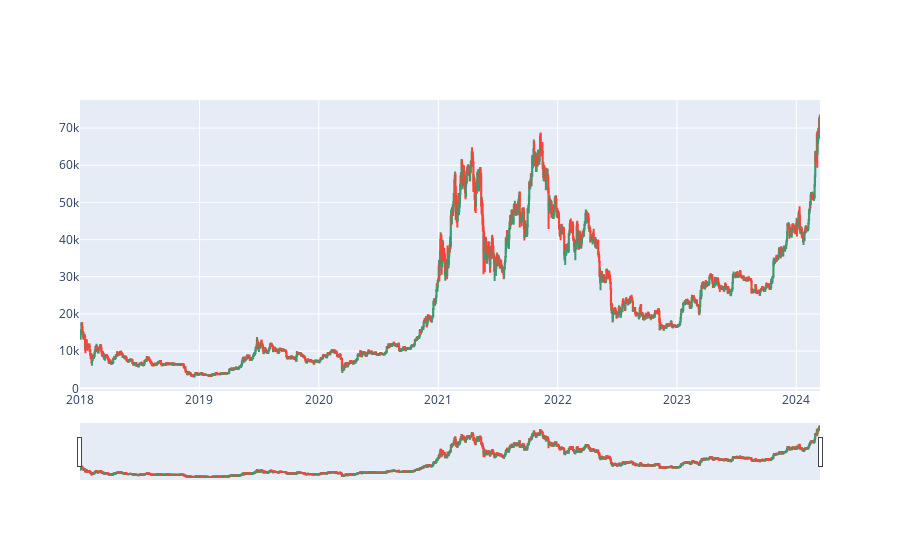

The code cell stored with this chart in its notebook:
### Code cell
# Declarar la figura
fig = go.Figure()

fig.add_trace(go.Candlestick(x=data.Date,
                open=data['Open'],
                high=data['High'],
                low=data['Low'],
                close=data['Close'],
                name = 'Bitcoin Data'))

### Figure 1 — Plotly figure (JSON) as saved in the notebook; plotly's stock layout.template omitted (floating-point values rounded to 4 significant figures; data arrays with more than 128 entries replaced by an {"elided": "..."} marker saying what was removed)
{"data": [{"close": {"elided": "2264 float values"}, "high": {"elided": "2264 float values"}, "low": {"elided": "2264 float values"}, "name": "Bitcoin Data", "open": {"elided": "2264 float values"}, "type": "candlestick", "x": {"elided": "2264 str values"}}], "layout": {}}
